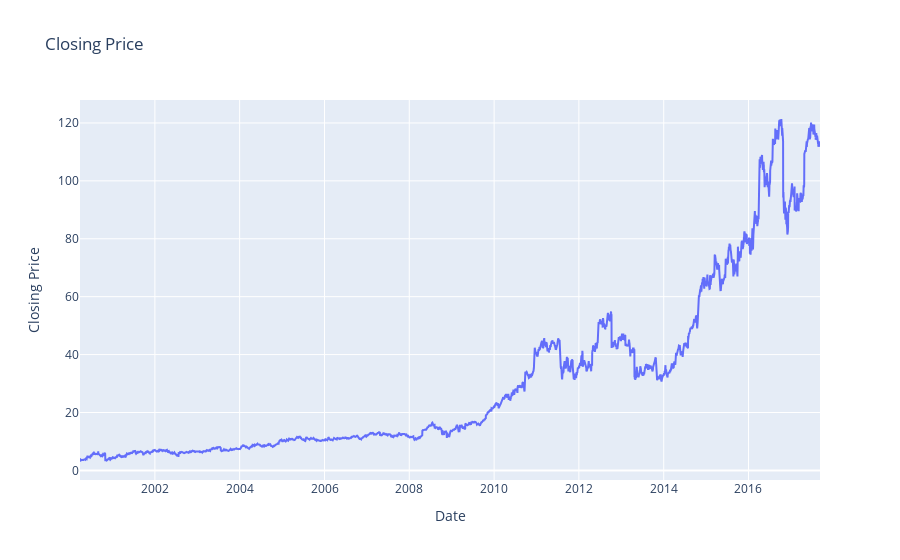

Notebook code for this chart:
### Code cell
df_data = [{'x':df['Date'], 'y': df['Close']}]
plot = go.Figure(data=df_data)
plot.update_layout(title='Closing Price', xaxis_title='Date', yaxis_title='Closing Price')
plot.show()

### Figure 1 — Plotly figure (JSON) as saved in the notebook; plotly's stock layout.template omitted (floating-point values rounded to 4 significant figures; data arrays with more than 128 entries replaced by an {"elided": "..."} marker saying what was removed)
{"data": [{"type": "scatter", "x": {"elided": "4392 str values"}, "y": {"elided": "4392 float values"}}], "layout": {"title": {"text": "Closing Price"}, "xaxis": {"title": {"text": "Date"}}, "yaxis": {"title": {"text": "Closing Price"}}}}
